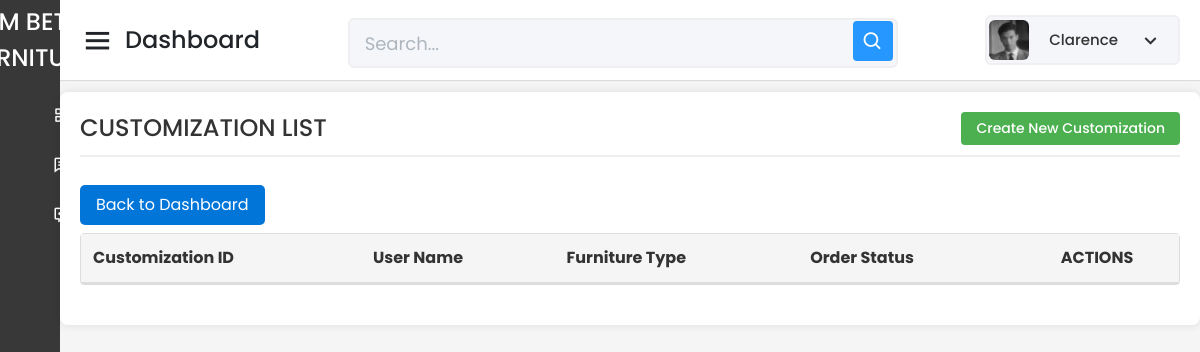
Before: /Capstone_Admin/customize/read-all-custom-form.php (signed in) with the older database file.
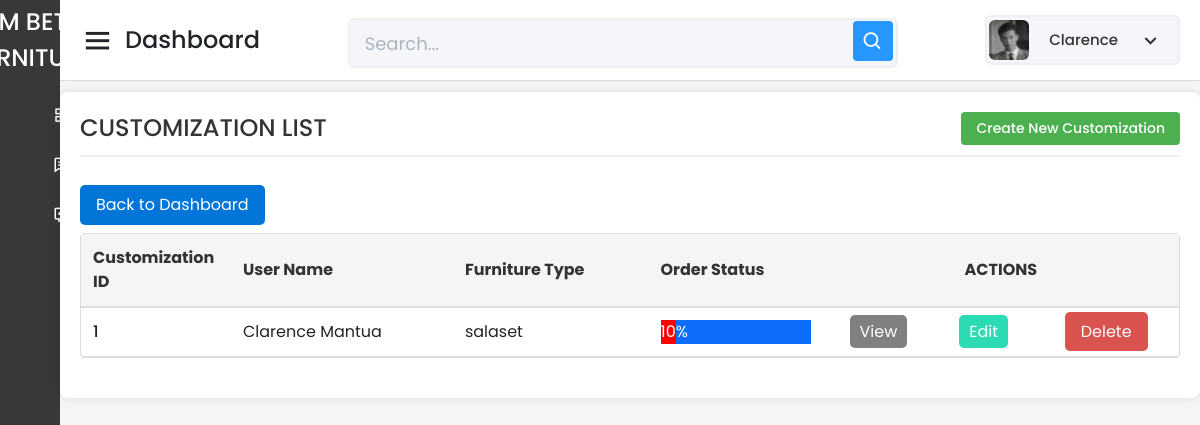
After: the same page with the newer database file.
### tables this page shows
CREATE TABLE `tbl_customizations` (
  `Customization_ID` int(11) NOT NULL AUTO_INCREMENT,
  `User_ID` varchar(150) NOT NULL,
  `Furniture_Type` varchar(255) NOT NULL,
  `Furniture_Type_Additional_Info` text DEFAULT NULL,
  `Standard_Size` varchar(100) DEFAULT NULL,
  `Desired_Size` varchar(100) DEFAULT NULL,
  `Color` varchar(50) DEFAULT NULL,
  `Color_Image_URL` varchar(255) DEFAULT NULL,
  `Color_Additional_Info` text DEFAULT NULL,
  `Texture` varchar(50) DEFAULT NULL,
  `Texture_Image_URL` varchar(255) DEFAULT NULL,
  `Texture_Additional_Info` text DEFAULT NULL,
  `Wood_Type` varchar(50) DEFAULT NULL,
  `Wood_Image_URL` varchar(255) DEFAULT NULL,
  `Wood_Additional_Info` text DEFAULT NULL,
  `Foam_Type` varchar(50) DEFAULT NULL,
  `Foam_Image_URL` varchar(255) DEFAULT NULL,
  `Foam_Additional_Info` text DEFAULT NULL,
  `Cover_Type` varchar(50) DEFAULT NULL,
  `Cover_Image_URL` varchar(255) DEFAULT NULL,
  `Cover_Additional_Info` text DEFAULT NULL,
  `Design` varchar(255) DEFAULT NULL,
  `Design_Image_URL` varchar(255) DEFAULT NULL,
  `Design_Additional_Info` text DEFAULT NULL,
  `Tile_Type` varchar(50) DEFAULT NULL,
  `Tile_Image_URL` varchar(255) DEFAULT NULL,
  `Tile_Additional_Info` text DEFAULT NULL,
  `Metal_Type` varchar(50) DEFAULT NULL,
  `Metal_Image_URL` varchar(255) DEFAULT NULL,
  `Metal_Additional_Info` text DEFAULT NULL,
  `Order_Status` int(3) NOT NULL DEFAULT 0,
  `Product_Status` int(3) NOT NULL DEFAULT 0,
  `Request_Date` timestamp NOT NULL DEFAULT current_timestamp(),
  `Last_Update` timestamp NOT NULL DEFAULT current_timestamp() ON UPDATE current_timestamp(),
  `Product_ID` int(11) DEFAULT NULL,
  `Stop_Reason` varchar(255) DEFAULT NULL,
  `Progress_Pic_10` varchar(255) DEFAULT NULL,
  `Progress_Pic_20` varchar(255) DEFAULT NULL,
  `Progress_Pic_30` varchar(255) DEFAULT NULL,
  `Progress_Pic_40` varchar(255) DEFAULT NULL,
  `Progress_Pic_50` varchar(255) DEFAULT NULL,
  `Progress_Pic_60` varchar(255) DEFAULT NULL,
  `Progress_Pic_70` varchar(255) DEFAULT NULL,
  `Progress_Pic_80` varchar(255) DEFAULT NULL,
  `Progress_Pic_90` varchar(255) DEFAULT NULL,
  `Progress_Pic_100` varchar(255) DEFAULT NULL,
  PRIMARY KEY (`Customization_ID`),
  KEY `User_ID` (`User_ID`),
  CONSTRAINT `tbl_customizations_ibfk_1` FOREIGN KEY (`User_ID`) REFERENCES `tbl_user_info` (`User_ID`)
);

### Capstone_Admin/customize/read-all-custom-form.php (the view, shortened to what the changed rows need)
<?php
include '../config/database.php';
$search = isset($_GET['search']) ? $_GET['search'] : '';
$query = "
    SELECT
        c.Customization_ID,
        CONCAT(u.First_Name, ' ', u.Last_Name) AS User_Name,
        c.Furniture_Type,
        c.Order_Status
    FROM tbl_customizations c
    JOIN tbl_user_info u ON c.User_ID = u.User_ID
    WHERE u.First_Name LIKE :search
    OR u.Last_Name LIKE :search
    OR c.Furniture_Type LIKE :search
    OR c.Order_Status LIKE :search
";
$stmt = $pdo->prepare($query);
$searchParam = '%' . $search . '%';
$stmt->bindParam(':search', $searchParam, PDO::PARAM_STR);
$stmt->execute();
$customizations = $stmt->fetchAll(PDO::FETCH_ASSOC);
?>
<!DOCTYPE html>
<html lang="en" dir="ltr">
<head>
    <link href="../static/css/bootstrap.min.css" rel="stylesheet">
    <link href="../static/css-files/dashboard.css" rel="stylesheet">
    <link href="../static/css-files/button.css" rel="stylesheet">
    <link href="../static/css-files/admin_homev2.css" rel="stylesheet">
    <link href="https://unpkg.com/boxicons@2.0.7/css/boxicons.min.css" rel="stylesheet" />
</head>
<body>
    <section class="home-section">
        <br><br><br>
        <div class="container_boxes">
            <form name="frmCustomizations" method="POST" action="">
                <table>
                    <tr>
                        <th>Customization ID</th>
                        <th>User Name</th>
                        <th>Furniture Type</th>
                        <th>Order Status</th>
                        <th colspan="3" style="text-align: center;">ACTIONS</th>
                    </tr>
                    <?php
                    foreach ($customizations as $customization) {
                        $customizationID = htmlspecialchars($customization["Customization_ID"]);
                        $userName = htmlspecialchars($customization["User_Name"]);
                        $furnitureType = htmlspecialchars($customization["Furniture_Type"]);
                        $orderStatus = $customization["Order_Status"];
                        $progressPercentage = $orderStatus;
                        echo '
                        <tr>
                            <td>'.$customizationID.'</td>
                            <td>'.$userName.'</td>
                            <td>'.$furnitureType.'</td>
                            <td>
                                <div class="progress-bar">
                                    <div class="progress-bar-inner" style="width: '.$progressPercentage.'%; background-color: '.getColorForStatus($orderStatus).';">
                                        '.$progressPercentage.'%
                                    </div>
                                </div>
                            </td>
                            <td style="text-align: center;"><a class="buttonView" href="read-one-custom-form.php?id='.$customizationID.'" target="_parent">View</a></td>
                            <td style="text-align: center;"><a class="buttonEdit" href="update-custom-form.php?id='.$customizationID.'" target="_parent">Edit</a></td>
                            <td style="text-align: center;"><a class="buttonDelete" href="delete-custom-form.php?id='.$customizationID.'" target="_parent">Delete</a></td>
                        </tr>';
                    }
                    function getColorForStatus($status) {
                        if ($status < 30) {
                            return '#ff0000';
                        } elseif ($status < 60) {
                            return '#ffa500';
                        } elseif ($status < 90) {
                            return '#ffff00';
                        } else {
                            return '#008000';
                        }
                    }
                    ?>
                </table>
            </form>
        </div>
    </section>
</body>
</html>

Changed rows visible on the page:
added tbl_customizations: Customization_ID "1", userName "Clarence Mantua", Furniture_Type "salaset", Order_Status "10"
